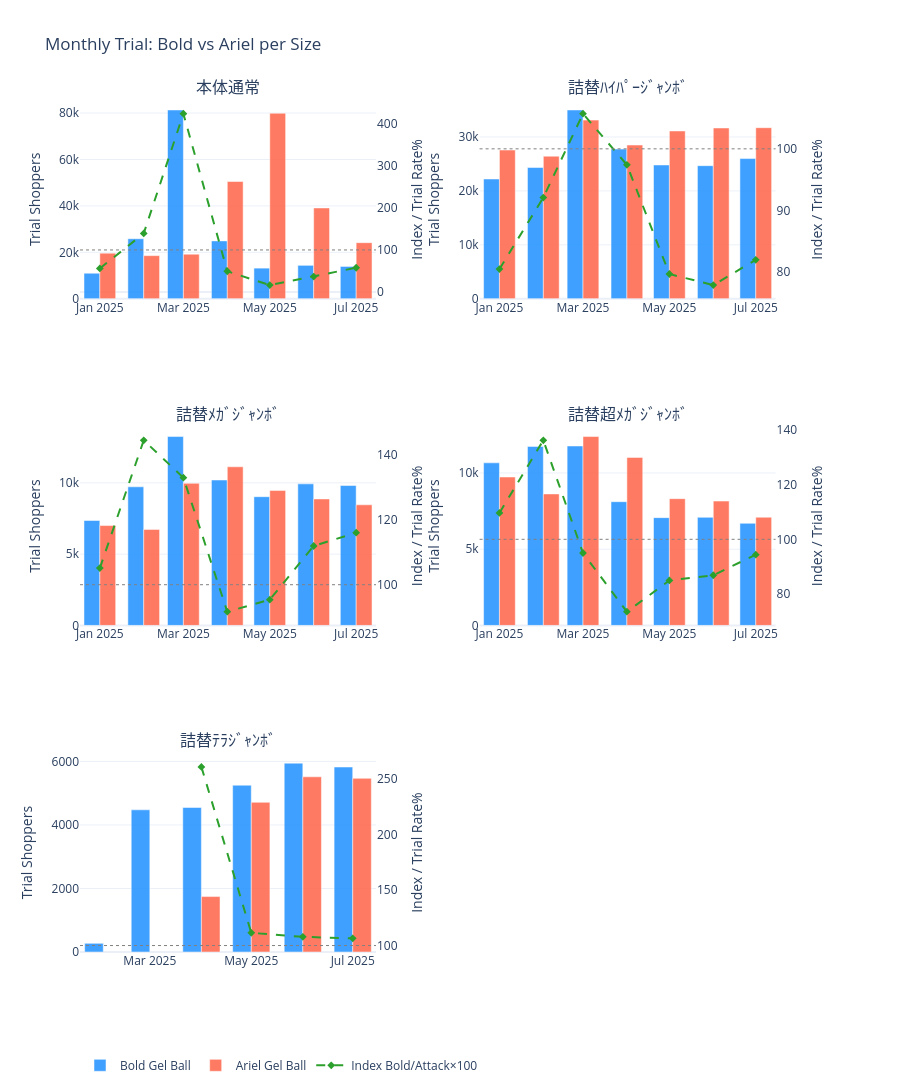

Notebook code cell kept with this figure:
### Code cell
# ── B-2: Combined Trial Trend — Bars + Trial Rate + Index ─────────────
combined_trial = df_trial[~df_trial['size_code'].isin(EXCLUDED_SIZES)].copy()
comb_sizes = order_and_filter_sizes(combined_trial['size_code'].unique())

if comb_sizes:
    _piv = combined_trial.groupby(['trial_month', 'sub_brand', 'size_code']).agg(
        subbrand_trial=('subbrand_trial_shoppers', 'sum'), trial_rate=('trial_rate', 'mean')).reset_index()
    _a = _piv[_piv['sub_brand']==BOLD_GB][['trial_month','size_code','subbrand_trial','trial_rate']].rename(
        columns={'subbrand_trial':'ariel_trial','trial_rate':'ariel_rate'})
    _b = _piv[_piv['sub_brand']==ARIEL_GB][['trial_month','size_code','subbrand_trial']].rename(
        columns={'subbrand_trial':'attack_trial'})
    _idx_df = _a.merge(_b, on=['trial_month','size_code'], how='outer').sort_values('trial_month')
    _idx_df['trial_index'] = (_idx_df['ariel_trial'] / _idx_df['attack_trial'].replace(0, np.nan) * 100).round(1)

    n_s=len(comb_sizes); n_c=min(2,n_s); n_r=(n_s+n_c-1)//n_c
    specs = [[{'secondary_y':True}]*n_c for _ in range(n_r)]
    fig_comb = make_subplots(rows=n_r, cols=n_c, specs=specs, subplot_titles=comb_sizes,
                             vertical_spacing=0.15, horizontal_spacing=0.14)

    for idx, size in enumerate(comb_sizes):
        r, c = idx//n_c+1, idx%n_c+1
        for brand in [BOLD_GB, ARIEL_GB]:
            sub = combined_trial[(combined_trial['sub_brand']==brand) & (combined_trial['size_code']==size)].sort_values('trial_month')
            if len(sub)==0: continue
            fig_comb.add_trace(go.Bar(x=sub['trial_month'], y=sub['subbrand_trial_shoppers'],
                name=BRAND_LABEL[brand], marker_color=BRAND_COLOR[brand], opacity=0.85,
                showlegend=(idx==0), legendgroup=BRAND_LABEL[brand]), row=r, col=c, secondary_y=False)

        _s = _idx_df[_idx_df['size_code']==size]
        if len(_s)>0 and _s['trial_index'].notna().any():
            fig_comb.add_trace(go.Scatter(x=_s['trial_month'], y=_s['trial_index'], name='Index Bold/Attack×100',
                mode='lines+markers', line=dict(color='#2CA02C', dash='dash', width=2),
                marker=dict(size=6, symbol='diamond'), showlegend=(idx==0), legendgroup='Index'),
                row=r, col=c, secondary_y=True)
            fig_comb.add_hline(y=100, line_dash='dot', line_color='gray', line_width=1, row=r, col=c, secondary_y=True)

        fig_comb.update_yaxes(title_text='Trial Shoppers', row=r, col=c, secondary_y=False)
        fig_comb.update_yaxes(title_text='Index / Trial Rate%', row=r, col=c, secondary_y=True, showgrid=False)

    fig_comb.update_layout(height=420*n_r, barmode='group',
        title_text='Monthly Trial: Bold vs Ariel per Size', template='plotly_white',
        legend=dict(orientation='h', yanchor='bottom', y=-0.15, x=0))
    fig_comb.show()

# ── DATA TABLE: Monthly Trial Shoppers — Bold vs Ariel per Size ────
trial_table = _idx_df[['trial_month','size_code','ariel_trial','attack_trial','ariel_rate','trial_index']].copy()
trial_table.columns = ['Month','Size','Bold Trial','Ariel Trial','Bold Trial Rate%','Trial Index']
trial_table = trial_table.sort_values(['Size','Month'])
print('\n📊 DATA TABLE: Monthly Trial — Bold vs Ariel per Size')
print('=' * 100)
print(trial_table.to_string(index=False))
trial_table.to_csv(OUTPUT_DIR / 'pane_b_trial_trend.csv', index=False)

### Figure 1 — Plotly figure (JSON) as saved in the notebook; plotly's stock layout.template omitted (floating-point values rounded to 4 significant figures)
{"data": [{"legendgroup": "Bold Gel Ball", "marker": {"color": "#1E90FF"}, "name": "Bold Gel Ball", "opacity": 0.85, "showlegend": true, "type": "bar", "x": ["2025-01-01T00:00:00.000000000", "2025-02-01T00:00:00.000000000", "2025-03-01T00:00:00.000000000", "2025-04-01T00:00:00.000000000", "2025-05-01T00:00:00.000000000", "2025-06-01T00:00:00.000000000", "2025-07-01T00:00:00.000000000"], "xaxis": "x", "y": [11009, 25865, 81323, 24937, 13205, 14413, 13941], "yaxis": "y"}, {"legendgroup": "Ariel Gel Ball", "marker": {"color": "#FF6347"}, "name": "Ariel Gel Ball", "opacity": 0.85, "showlegend": true, "type": "bar", "x": ["2025-01-01T00:00:00.000000000", "2025-02-01T00:00:00.000000000", "2025-03-01T00:00:00.000000000", "2025-04-01T00:00:00.000000000", "2025-05-01T00:00:00.000000000", "2025-06-01T00:00:00.000000000", "2025-07-01T00:00:00.000000000"], "xaxis": "x", "y": [19638, 18585, 19201, 50528, 79911, 39123, 24173], "yaxis": "y"}, {"legendgroup": "Index", "line": {"color": "#2CA02C", "dash": "dash", "width": 2}, "marker": {"size": 6, "symbol": "diamond"}, "mode": "lines+markers", "name": "Index Bold/Attack×100", "showlegend": true, "type": "scatter", "x": ["2025-01-01T00:00:00.000000000", "2025-02-01T00:00:00.000000000", "2025-03-01T00:00:00.000000000", "2025-04-01T00:00:00.000000000", "2025-05-01T00:00:00.000000000", "2025-06-01T00:00:00.000000000", "2025-07-01T00:00:00.000000000"], "xaxis": "x", "y": [56.1, 139.2, 423.5, 49.4, 16.5, 36.8, 57.7], "yaxis": "y2"}, {"legendgroup": "Bold Gel Ball", "marker": {"color": "#1E90FF"}, "name": "Bold Gel Ball", "opacity": 0.85, "showlegend": false, "type": "bar", "x": ["2025-01-01T00:00:00.000000000", "2025-02-01T00:00:00.000000000", "2025-03-01T00:00:00.000000000", "2025-04-01T00:00:00.000000000", "2025-05-01T00:00:00.000000000", "2025-06-01T00:00:00.000000000", "2025-07-01T00:00:00.000000000"], "xaxis": "x2", "y": [22210, 24334, 35010, 27753, 24807, 24681, 25999], "yaxis": "y3"}, {"legendgroup": "Ariel Gel Ball", "marker": {"color": "#FF6347"}, "name": "Ariel Gel Ball", "opacity": 0.85, "showlegend": false, "type": "bar", "x": ["2025-01-01T00:00:00.000000000", "2025-02-01T00:00:00.000000000", "2025-03-01T00:00:00.000000000", "2025-04-01T00:00:00.000000000", "2025-05-01T00:00:00.000000000", "2025-06-01T00:00:00.000000000", "2025-07-01T00:00:00.000000000"], "xaxis": "x2", "y": [27573, 26433, 33125, 28500, 31111, 31666, 31718], "yaxis": "y3"}, {"legendgroup": "Index", "line": {"color": "#2CA02C", "dash": "dash", "width": 2}, "marker": {"size": 6, "symbol": "diamond"}, "mode": "lines+markers", "name": "Index Bold/Attack×100", "showlegend": false, "type": "scatter", "x": ["2025-01-01T00:00:00.000000000", "2025-02-01T00:00:00.000000000", "2025-03-01T00:00:00.000000000", "2025-04-01T00:00:00.000000000", "2025-05-01T00:00:00.000000000", "2025-06-01T00:00:00.000000000", "2025-07-01T00:00:00.000000000"], "xaxis": "x2", "y": [80.5, 92.1, 105.7, 97.4, 79.7, 77.9, 82.0], "yaxis": "y4"}, {"legendgroup": "Bold Gel Ball", "marker": {"color": "#1E90FF"}, "name": "Bold Gel Ball", "opacity": 0.85, "showlegend": false, "type": "bar", "x": ["2025-01-01T00:00:00.000000000", "2025-02-01T00:00:00.000000000", "2025-03-01T00:00:00.000000000", "2025-04-01T00:00:00.000000000", "2025-05-01T00:00:00.000000000", "2025-06-01T00:00:00.000000000", "2025-07-01T00:00:00.000000000"], "xaxis": "x3", "y": [7360, 9724, 13250, 10200, 9031, 9930, 9814], "yaxis": "y5"}, {"legendgroup": "Ariel Gel Ball", "marker": {"color": "#FF6347"}, "name": "Ariel Gel Ball", "opacity": 0.85, "showlegend": false, "type": "bar", "x": ["2025-01-01T00:00:00.000000000", "2025-02-01T00:00:00.000000000", "2025-03-01T00:00:00.000000000", "2025-04-01T00:00:00.000000000", "2025-05-01T00:00:00.000000000", "2025-06-01T00:00:00.000000000", "2025-07-01T00:00:00.000000000"], "xaxis": "x3", "y": [7005, 6734, 9967, 11129, 9469, 8873, 8460], "yaxis": "y5"}, {"legendgroup": "Index", "line": {"color": "#2CA02C", "dash": "dash", "width": 2}, "marker": {"size": 6, "symbol": "diamond"}, "mode": "lines+markers", "name": "Index Bold/Attack×100", "showlegend": false, "type": "scatter", "x": ["2025-01-01T00:00:00.000000000", "2025-02-01T00:00:00.000000000", "2025-03-01T00:00:00.000000000", "2025-04-01T00:00:00.000000000", "2025-05-01T00:00:00.000000000", "2025-06-01T00:00:00.000000000", "2025-07-01T00:00:00.000000000"], "xaxis": "x3", "y": [105.1, 144.4, 132.9, 91.7, 95.4, 111.9, 116.0], "yaxis": "y6"}, {"legendgroup": "Bold Gel Ball", "marker": {"color": "#1E90FF"}, "name": "Bold Gel Ball", "opacity": 0.85, "showlegend": false, "type": "bar", "x": ["2025-01-01T00:00:00.000000000", "2025-02-01T00:00:00.000000000", "2025-03-01T00:00:00.000000000", "2025-04-01T00:00:00.000000000", "2025-05-01T00:00:00.000000000", "2025-06-01T00:00:00.000000000", "2025-07-01T00:00:00.000000000"], "xaxis": "x4", "y": [10666, 11745, 11771, 8116, 7071, 7090, 6699], "yaxis": "y7"}, {"legendgroup": "Ariel Gel Ball", "marker": {"color": "#FF6347"}, "name": "Ariel Gel Ball", "opacity": 0.85, "showlegend": false, "type": "bar", "x": ["2025-01-01T00:00:00.000000000", "2025-02-01T00:00:00.000000000", "2025-03-01T00:00:00.000000000", "2025-04-01T00:00:00.000000000", "2025-05-01T00:00:00.000000000", "2025-06-01T00:00:00.000000000", "2025-07-01T00:00:00.000000000"], "xaxis": "x4", "y": [9736, 8627, 12391, 11022, 8316, 8157, 7097], "yaxis": "y7"}, {"legendgroup": "Index", "line": {"color": "#2CA02C", "dash": "dash", "width": 2}, "marker": {"size": 6, "symbol": "diamond"}, "mode": "lines+markers", "name": "Index Bold/Attack×100", "showlegend": false, "type": "scatter", "x": ["2025-01-01T00:00:00.000000000", "2025-02-01T00:00:00.000000000", "2025-03-01T00:00:00.000000000", "2025-04-01T00:00:00.000000000", "2025-05-01T00:00:00.000000000", "2025-06-01T00:00:00.000000000", "2025-07-01T00:00:00.000000000"], "xaxis": "x4", "y": [109.6, 136.1, 95.0, 73.6, 85.0, 86.9, 94.4], "yaxis": "y8"}, {"legendgroup": "Bold Gel Ball", "marker": {"color": "#1E90FF"}, "name": "Bold Gel Ball", "opacity": 0.85, "showlegend": false, "type": "bar", "x": ["2025-02-01T00:00:00.000000000", "2025-03-01T00:00:00.000000000", "2025-04-01T00:00:00.000000000", "2025-05-01T00:00:00.000000000", "2025-06-01T00:00:00.000000000", "2025-07-01T00:00:00.000000000"], "xaxis": "x5", "y": [274, 4477, 4549, 5251, 5946, 5824], "yaxis": "y9"}, {"legendgroup": "Ariel Gel Ball", "marker": {"color": "#FF6347"}, "name": "Ariel Gel Ball", "opacity": 0.85, "showlegend": false, "type": "bar", "x": ["2025-04-01T00:00:00.000000000", "2025-05-01T00:00:00.000000000", "2025-06-01T00:00:00.000000000", "2025-07-01T00:00:00.000000000"], "xaxis": "x5", "y": [1745, 4712, 5516, 5467], "yaxis": "y9"}, {"legendgroup": "Index", "line": {"color": "#2CA02C", "dash": "dash", "width": 2}, "marker": {"size": 6, "symbol": "diamond"}, "mode": "lines+markers", "name": "Index Bold/Attack×100", "showlegend": false, "type": "scatter", "x": ["2025-02-01T00:00:00.000000000", "2025-03-01T00:00:00.000000000", "2025-04-01T00:00:00.000000000", "2025-05-01T00:00:00.000000000", "2025-06-01T00:00:00.000000000", "2025-07-01T00:00:00.000000000"], "xaxis": "x5", "y": [NaN, NaN, 260.7, 111.4, 107.8, 106.5], "yaxis": "y10"}], "layout": {"annotations": [{"font": {"size": 16}, "showarrow": false, "text": "本体通常", "x": 0.2, "xanchor": "center", "xref": "paper", "y": 1.0, "yanchor": "bottom", "yref": "paper"}, {"font": {"size": 16}, "showarrow": false, "text": "詰替ﾊｲﾊﾟｰｼﾞｬﾝﾎﾞ", "x": 0.74, "xanchor": "center", "xref": "paper", "y": 1.0, "yanchor": "bottom", "yref": "paper"}, {"font": {"size": 16}, "showarrow": false, "text": "詰替ﾒｶﾞｼﾞｬﾝﾎﾞ", "x": 0.2, "xanchor": "center", "xref": "paper", "y": 0.6167, "yanchor": "bottom", "yref": "paper"}, {"font": {"size": 16}, "showarrow": false, "text": "詰替超ﾒｶﾞｼﾞｬﾝﾎﾞ", "x": 0.74, "xanchor": "center", "xref": "paper", "y": 0.6167, "yanchor": "bottom", "yref": "paper"}, {"font": {"size": 16}, "showarrow": false, "text": "詰替ﾃﾗｼﾞｬﾝﾎﾞ", "x": 0.2, "xanchor": "center", "xref": "paper", "y": 0.2333, "yanchor": "bottom", "yref": "paper"}], "barmode": "group", "height": 1260, "legend": {"orientation": "h", "x": 0, "y": -0.15, "yanchor": "bottom"}, "shapes": [{"line": {"color": "gray", "dash": "dot", "width": 1}, "type": "line", "x0": 0, "x1": 1, "xref": "x domain", "y0": 100, "y1": 100, "yref": "y2"}, {"line": {"color": "gray", "dash": "dot", "width": 1}, "type": "line", "x0": 0, "x1": 1, "xref": "x2 domain", "y0": 100, "y1": 100, "yref": "y4"}, {"line": {"color": "gray", "dash": "dot", "width": 1}, "type": "line", "x0": 0, "x1": 1, "xref": "x3 domain", "y0": 100, "y1": 100, "yref": "y6"}, {"line": {"color": "gray", "dash": "dot", "width": 1}, "type": "line", "x0": 0, "x1": 1, "xref": "x4 domain", "y0": 100, "y1": 100, "yref": "y8"}, {"line": {"color": "gray", "dash": "dot", "width": 1}, "type": "line", "x0": 0, "x1": 1, "xref": "x5 domain", "y0": 100, "y1": 100, "yref": "y10"}], "title": {"text": "Monthly Trial: Bold vs Ariel per Size"}, "xaxis": {"anchor": "y", "domain": [0, 0.4]}, "xaxis2": {"anchor": "y3", "domain": [0.54, 0.94]}, "xaxis3": {"anchor": "y5", "domain": [0, 0.4]}, "xaxis4": {"anchor": "y7", "domain": [0.54, 0.94]}, "xaxis5": {"anchor": "y9", "domain": [0, 0.4]}, "xaxis6": {"anchor": "y11", "domain": [0.54, 0.94]}, "yaxis": {"anchor": "x", "domain": [0.7667, 1.0], "title": {"text": "Trial Shoppers"}}, "yaxis10": {"anchor": "x5", "overlaying": "y9", "showgrid": false, "side": "right", "title": {"text": "Index / Trial Rate%"}}, "yaxis11": {"anchor": "x6", "domain": [0, 0.2333]}, "yaxis12": {"anchor": "x6", "overlaying": "y11", "side": "right"}, "yaxis2": {"anchor": "x", "overlaying": "y", "showgrid": false, "side": "right", "title": {"text": "Index / Trial Rate%"}}, "yaxis3": {"anchor": "x2", "domain": [0.7667, 1.0], "title": {"text": "Trial Shoppers"}}, "yaxis4": {"anchor": "x2", "overlaying": "y3", "showgrid": false, "side": "right", "title": {"text": "Index / Trial Rate%"}}, "yaxis5": {"anchor": "x3", "domain": [0.3833, 0.6167], "title": {"text": "Trial Shoppers"}}, "yaxis6": {"anchor": "x3", "overlaying": "y5", "showgrid": false, "side": "right", "title": {"text": "Index / Trial Rate%"}}, "yaxis7": {"anchor": "x4", "domain": [0.3833, 0.6167], "title": {"text": "Trial Shoppers"}}, "yaxis8": {"anchor": "x4", "overlaying": "y7", "showgrid": false, "side": "right", "title": {"text": "Index / Trial Rate%"}}, "yaxis9": {"anchor": "x5", "domain": [0, 0.2333], "title": {"text": "Trial Shoppers"}}}}
